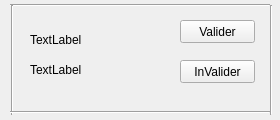
<?xml version="1.0" encoding="UTF-8"?>
<ui version="4.0">
 <class>PcSousGestionnaire</class>
 <widget class="QWidget" name="PcSousGestionnaire">
  <property name="geometry">
   <rect>
    <x>0</x>
    <y>0</y>
    <width>280</width>
    <height>120</height>
   </rect>
  </property>
  <property name="windowTitle">
   <string>Widget</string>
  </property>
  <widget class="QPushButton" name="Confirmer">
   <property name="geometry">
    <rect>
     <x>180</x>
     <y>20</y>
     <width>75</width>
     <height>23</height>
    </rect>
   </property>
   <property name="text">
    <string>Valider</string>
   </property>
  </widget>
  <widget class="Line" name="line_4">
   <property name="geometry">
    <rect>
     <x>270</x>
     <y>5</y>
     <width>3</width>
     <height>110</height>
    </rect>
   </property>
   <property name="orientation">
    <enum>Qt::Vertical</enum>
   </property>
  </widget>
  <widget class="Line" name="line">
   <property name="geometry">
    <rect>
     <x>10</x>
     <y>0</y>
     <width>260</width>
     <height>10</height>
    </rect>
   </property>
   <property name="orientation">
    <enum>Qt::Horizontal</enum>
   </property>
  </widget>
  <widget class="Line" name="line_3">
   <property name="geometry">
    <rect>
     <x>10</x>
     <y>5</y>
     <width>5</width>
     <height>110</height>
    </rect>
   </property>
   <property name="orientation">
    <enum>Qt::Vertical</enum>
   </property>
  </widget>
  <widget class="Line" name="line_2">
   <property name="geometry">
    <rect>
     <x>10</x>
     <y>110</y>
     <width>260</width>
     <height>5</height>
    </rect>
   </property>
   <property name="orientation">
    <enum>Qt::Horizontal</enum>
   </property>
  </widget>
  <widget class="QPushButton" name="Supprimer">
   <property name="geometry">
    <rect>
     <x>180</x>
     <y>60</y>
     <width>75</width>
     <height>23</height>
    </rect>
   </property>
   <property name="text">
    <string>InValider</string>
   </property>
  </widget>
  <widget class="QLabel" name="NomDemandeur">
   <property name="geometry">
    <rect>
     <x>30</x>
     <y>30</y>
     <width>100</width>
     <height>20</height>
    </rect>
   </property>
   <property name="text">
    <string>TextLabel</string>
   </property>
  </widget>
  <widget class="QLabel" name="Adresse">
   <property name="geometry">
    <rect>
     <x>30</x>
     <y>60</y>
     <width>100</width>
     <height>20</height>
    </rect>
   </property>
   <property name="text">
    <string>TextLabel</string>
   </property>
  </widget>
 </widget>
 <resources/>
 <connections/>
</ui>
